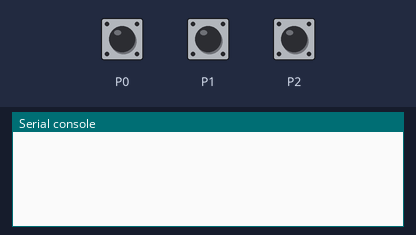
The program below on a simulated BBC micro:bit running MicroPython. Parts: the last lines printed to the serial console. The test bench sets the inputs (shaded band). No radio messages arrive unless stated (any console line starting 'radio sent:' is added by the test bench).

Above: at 1.2 s.
1.3 s: touch pin P0 pressed for 0.15 s
At 1.7 s:
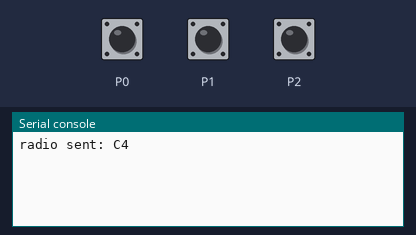
2.9 s: touch pin P1 pressed for 0.15 s
At 4.1 s:
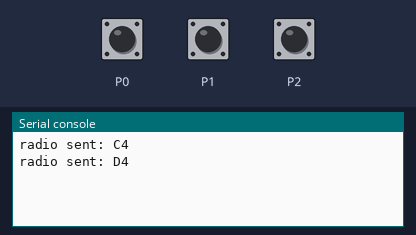
4.5 s: touch pin P2 pressed for 0.15 s
At 5.4 s:
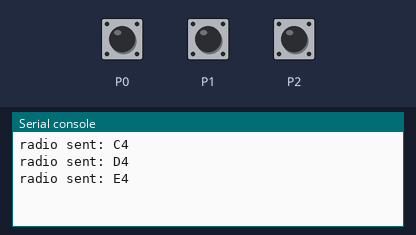

Measured:
- after the input at 1.3 s, the serial console: prints a new line at once (image 1)
- after the input at 2.9 s, the serial console: prints a new line at once (image 2)
- after the input at 4.5 s, the serial console: prints a new line at once (image 3)

The program:

instrument_note_cde.py
```python
from microbit import *
import radio

radio.on()
while True:
    if pin0.is_touched():
        radio.send("C4")
        sleep(500)
    elif pin1.is_touched():
        radio.send("D4")
        sleep(500)
    elif pin2.is_touched():
        radio.send("E4")
        sleep(500)
```
